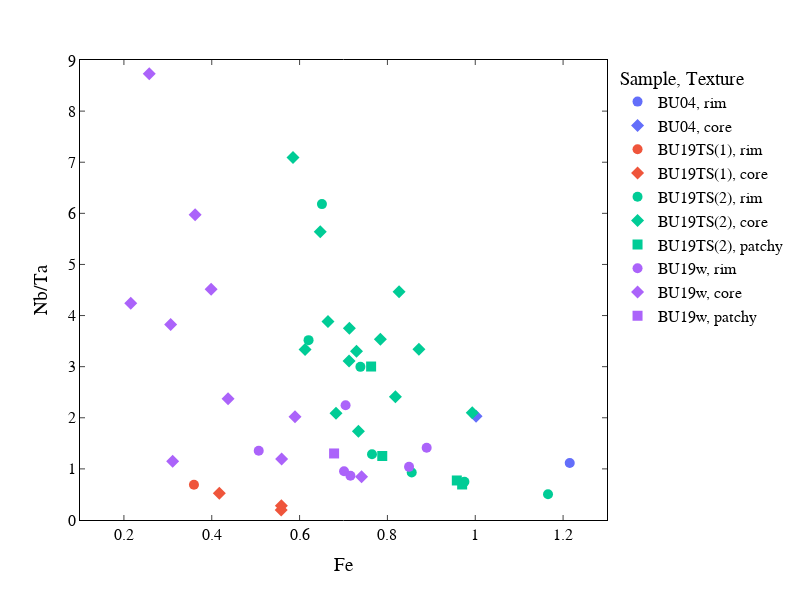

Notebook cell for this chart:
### Code cell
# --- plot binary scatter graphs

fig = px.scatter(df_query, x="Fe", y="Nb/Ta", color="Sample", symbol="Texture", hover_data=["Sample","Comment"],
                width=800, height=600)
#                  size="Ti",text=df_analysis["Comment"].str.slice(start=-4))


fig.update_layout(plot_bgcolor="white")
fig.update_traces(textposition='top center')

fig.update_traces(marker=dict(size=10))

fig.update_layout(font=dict(family="Arial",size=16,color="black")) 

fig.update_xaxes(ticks='inside',zeroline=True,linecolor="black",showgrid=False,mirror="allticks", range=(0.1,1.3))
fig.update_yaxes(ticks='inside',zeroline=True,linecolor="black",showgrid=False,mirror="allticks", range=(0,9))


fig.write_image("Ore_Rutile_NbTar-Fe.pdf")
fig.show()

### Figure 1 — Plotly figure (JSON) as saved in the notebook; plotly's stock layout.template omitted (floating-point values rounded to 4 significant figures)
{"data": [{"customdata": [["BU04", "BU04-Rut2.2"]], "hovertemplate": "Sample=%{customdata[0]}<br>Texture=rim<br>Fe=%{x}<br>Nb/Ta=%{y}<br>Comment=%{customdata[1]}<extra></extra>", "legendgroup": "BU04, rim", "marker": {"color": "#636efa", "size": 10, "symbol": "circle"}, "mode": "markers", "name": "BU04, rim", "orientation": "v", "showlegend": true, "textposition": "top center", "type": "scatter", "x": [1.215], "xaxis": "x", "y": [1.116], "yaxis": "y"}, {"customdata": [["BU04", "BU04-Rut2.3"]], "hovertemplate": "Sample=%{customdata[0]}<br>Texture=core<br>Fe=%{x}<br>Nb/Ta=%{y}<br>Comment=%{customdata[1]}<extra></extra>", "legendgroup": "BU04, core", "marker": {"color": "#636efa", "size": 10, "symbol": "diamond"}, "mode": "markers", "name": "BU04, core", "orientation": "v", "showlegend": true, "textposition": "top center", "type": "scatter", "x": [1.002], "xaxis": "x", "y": [2.031], "yaxis": "y"}, {"customdata": [["BU19TS(1)", "BU19TS(1)-Rut2.2"]], "hovertemplate": "Sample=%{customdata[0]}<br>Texture=rim<br>Fe=%{x}<br>Nb/Ta=%{y}<br>Comment=%{customdata[1]}<extra></extra>", "legendgroup": "BU19TS(1), rim", "marker": {"color": "#EF553B", "size": 10, "symbol": "circle"}, "mode": "markers", "name": "BU19TS(1), rim", "orientation": "v", "showlegend": true, "textposition": "top center", "type": "scatter", "x": [0.3595], "xaxis": "x", "y": [0.689], "yaxis": "y"}, {"customdata": [["BU19TS(1)", "BU19TS(1)-rutile1.3"], ["BU19TS(1)", "BU19TS(1)-rutile1.4"], ["BU19TS(1)", "BU19TS(1)-Rut2.1"]], "hovertemplate": "Sample=%{customdata[0]}<br>Texture=core<br>Fe=%{x}<br>Nb/Ta=%{y}<br>Comment=%{customdata[1]}<extra></extra>", "legendgroup": "BU19TS(1), core", "marker": {"color": "#EF553B", "size": 10, "symbol": "diamond"}, "mode": "markers", "name": "BU19TS(1), core", "orientation": "v", "showlegend": true, "textposition": "top center", "type": "scatter", "x": [0.5582, 0.5585, 0.4173], "xaxis": "x", "y": [0.195, 0.2801, 0.5227], "yaxis": "y"}, {"customdata": [["BU19TS(2)", "BU19TS(2)-ore1.3"], ["BU19TS(2)", "BU19TS(2)-ore1.5"], ["BU19TS(2)", "BU19TS(2)-ore2.1"], ["BU19TS(2)", "BU19TS(2)-ore2.5"], ["BU19TS(2)", "BU19TS(2)-ore3a.3"], ["BU19TS(2)", "BU19TS(2)-ore3b.2"], ["BU19TS(2)", "BU19TS(2)-ore3d.1"]], "hovertemplate": "Sample=%{customdata[0]}<br>Texture=rim<br>Fe=%{x}<br>Nb/Ta=%{y}<br>Comment=%{customdata[1]}<extra></extra>", "legendgroup": "BU19TS(2), rim", "marker": {"color": "#00cc96", "size": 10, "symbol": "circle"}, "mode": "markers", "name": "BU19TS(2), rim", "orientation": "v", "showlegend": true, "textposition": "top center", "type": "scatter", "x": [0.8554, 0.7649, 1.166, 0.9753, 0.7385, 0.6509, 0.6204], "xaxis": "x", "y": [0.93, 1.286, 0.5052, 0.749, 2.996, 6.18, 3.519], "yaxis": "y"}, {"customdata": [["BU19TS(2)", "BU19TS(2)-ore1.2"], ["BU19TS(2)", "BU19TS(2)-ore1.4"], ["BU19TS(2)", "BU19TS(2)-ore2.2"], ["BU19TS(2)", "BU19TS(2)-ore2.3"], ["BU19TS(2)", "BU19TS(2)-ore3a.1"], ["BU19TS(2)", "BU19TS(2)-ore3a.2"], ["BU19TS(2)", "BU19TS(2)-ore3b.1"], ["BU19TS(2)", "BU19TS(2)-ore3c.1"], ["BU19TS(2)", "BU19TS(2)-ore3c.2"], ["BU19TS(2)", "BU19TS(2)-ore3d.2"], ["BU19TS(2)", "BU19TS(2)-ore3d.3"], ["BU19TS(2)", "BU19TS(2)-Ore4.1"], ["BU19TS(2)", "BU19TS(2)-Ore4.2"], ["BU19TS(2)", "BU19TS(2)-Ore4.4"]], "hovertemplate": "Sample=%{customdata[0]}<br>Texture=core<br>Fe=%{x}<br>Nb/Ta=%{y}<br>Comment=%{customdata[1]}<extra></extra>", "legendgroup": "BU19TS(2), core", "marker": {"color": "#00cc96", "size": 10, "symbol": "diamond"}, "mode": "markers", "name": "BU19TS(2), core", "orientation": "v", "showlegend": true, "textposition": "top center", "type": "scatter", "x": [0.7339, 0.6829, 0.5851, 0.8265, 0.7296, 0.784, 0.6471, 0.7133, 0.8717, 0.6125, 0.8182, 0.6646, 0.9932, 0.7127], "xaxis": "x", "y": [1.735, 2.09, 7.091, 4.467, 3.301, 3.538, 5.637, 3.75, 3.339, 3.337, 2.412, 3.883, 2.097, 3.112], "yaxis": "y"}, {"customdata": [["BU19TS(2)", "BU19TS(2)-ore1.1"], ["BU19TS(2)", "BU19TS(2)-ore1.6"], ["BU19TS(2)", "BU19TS(2)-ore2.4"], ["BU19TS(2)", "BU19TS(2)-Ore4.3"]], "hovertemplate": "Sample=%{customdata[0]}<br>Texture=patchy<br>Fe=%{x}<br>Nb/Ta=%{y}<br>Comment=%{customdata[1]}<extra></extra>", "legendgroup": "BU19TS(2), patchy", "marker": {"color": "#00cc96", "size": 10, "symbol": "square"}, "mode": "markers", "name": "BU19TS(2), patchy", "orientation": "v", "showlegend": true, "textposition": "top center", "type": "scatter", "x": [0.9702, 0.7883, 0.958, 0.7629], "xaxis": "x", "y": [0.6948, 1.253, 0.7733, 3.003], "yaxis": "y"}, {"customdata": [["BU19w", "BU19w-Rut2.5 "], ["BU19w", "BU19w-Rut2.8 "], ["BU19w", "BU19w-Rut3.2 "], ["BU19w", "BU19w-Rut3.4 "], ["BU19w", "BU19w-Rut4.1 "], ["BU19w", "BU19w-Area7_ore.3 "]], "hovertemplate": "Sample=%{customdata[0]}<br>Texture=rim<br>Fe=%{x}<br>Nb/Ta=%{y}<br>Comment=%{customdata[1]}<extra></extra>", "legendgroup": "BU19w, rim", "marker": {"color": "#ab63fa", "size": 10, "symbol": "circle"}, "mode": "markers", "name": "BU19w, rim", "orientation": "v", "showlegend": true, "textposition": "top center", "type": "scatter", "x": [0.7012, 0.7158, 0.8894, 0.8493, 0.5069, 0.7047], "xaxis": "x", "y": [0.9536, 0.8659, 1.413, 1.04, 1.354, 2.244], "yaxis": "y"}, {"customdata": [["BU19w", "BU19w-Rut2.1"], ["BU19w", "BU19w-Rut2.2"], ["BU19w", "BU19w-Rut2.4 "], ["BU19w", "BU19w-Rut2.6 "], ["BU19w", "BU19w-Rut2.7 "], ["BU19w", "BU19w-Rut2b.2 "], ["BU19w", "BU19w-Rut2b.4 "], ["BU19w", "BU19w-Rut2b.5 "], ["BU19w", "BU19w-Rut4.2 "], ["BU19w", "BU19w-Area7_ore.2 "]], "hovertemplate": "Sample=%{customdata[0]}<br>Texture=core<br>Fe=%{x}<br>Nb/Ta=%{y}<br>Comment=%{customdata[1]}<extra></extra>", "legendgroup": "BU19w, core", "marker": {"color": "#ab63fa", "size": 10, "symbol": "diamond"}, "mode": "markers", "name": "BU19w, core", "orientation": "v", "showlegend": true, "textposition": "top center", "type": "scatter", "x": [0.3622, 0.7412, 0.2577, 0.5591, 0.4371, 0.2156, 0.3985, 0.3064, 0.311, 0.5896], "xaxis": "x", "y": [5.971, 0.8477, 8.733, 1.193, 2.37, 4.241, 4.517, 3.826, 1.151, 2.02], "yaxis": "y"}, {"customdata": [["BU19w", "BU19w-Rut4.3 "]], "hovertemplate": "Sample=%{customdata[0]}<br>Texture=patchy<br>Fe=%{x}<br>Nb/Ta=%{y}<br>Comment=%{customdata[1]}<extra></extra>", "legendgroup": "BU19w, patchy", "marker": {"color": "#ab63fa", "size": 10, "symbol": "square"}, "mode": "markers", "name": "BU19w, patchy", "orientation": "v", "showlegend": true, "textposition": "top center", "type": "scatter", "x": [0.6786], "xaxis": "x", "y": [1.302], "yaxis": "y"}], "layout": {"font": {"color": "black", "family": "Arial", "size": 16}, "height": 600, "legend": {"title": {"text": "Sample, Texture"}, "tracegroupgap": 0}, "margin": {"t": 60}, "plot_bgcolor": "white", "width": 800, "xaxis": {"anchor": "y", "domain": [0, 1], "linecolor": "black", "mirror": "allticks", "range": [0.1, 1.3], "showgrid": false, "ticks": "inside", "title": {"text": "Fe"}, "zeroline": true}, "yaxis": {"anchor": "x", "domain": [0, 1], "linecolor": "black", "mirror": "allticks", "range": [0, 9], "showgrid": false, "ticks": "inside", "title": {"text": "Nb/Ta"}, "zeroline": true}}}
